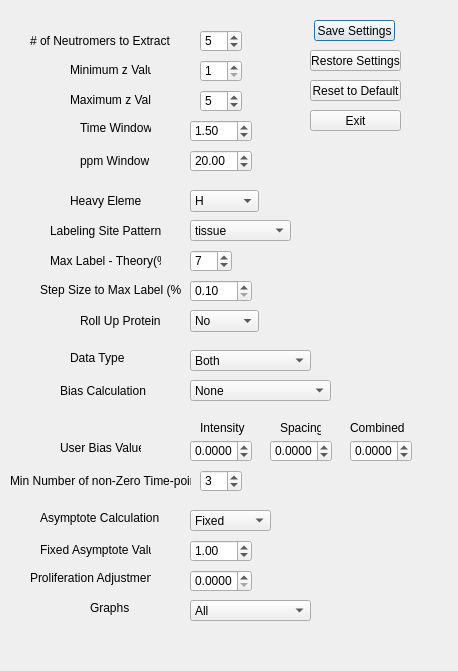
<?xml version="1.0" encoding="UTF-8"?>
<ui version="4.0">
 <class>Dialog</class>
 <widget class="QDialog" name="Dialog">
  <property name="geometry">
   <rect>
    <x>0</x>
    <y>0</y>
    <width>458</width>
    <height>671</height>
   </rect>
  </property>
  <property name="windowTitle">
   <string>Dialog</string>
  </property>
  <widget class="QComboBox" name="GraphOptions">
   <property name="geometry">
    <rect>
     <x>190</x>
     <y>600</y>
     <width>121</width>
     <height>21</height>
    </rect>
   </property>
   <item>
    <property name="text">
     <string>All</string>
    </property>
   </item>
   <item>
    <property name="text">
     <string>Abundance</string>
    </property>
   </item>
   <item>
    <property name="text">
     <string>neutromer spacing</string>
    </property>
   </item>
   <item>
    <property name="text">
     <string>Combined</string>
    </property>
   </item>
   <item>
    <property name="text">
     <string>None</string>
    </property>
   </item>
  </widget>
  <widget class="QLabel" name="CalcMethodLabel">
   <property name="geometry">
    <rect>
     <x>70</x>
     <y>350</y>
     <width>91</width>
     <height>16</height>
    </rect>
   </property>
   <property name="text">
    <string>Data Type</string>
   </property>
  </widget>
  <widget class="QLabel" name="GraphsLabel">
   <property name="geometry">
    <rect>
     <x>90</x>
     <y>600</y>
     <width>51</width>
     <height>16</height>
    </rect>
   </property>
   <property name="text">
    <string>Graphs</string>
   </property>
  </widget>
  <widget class="QComboBox" name="CalculationMethodOptions">
   <property name="geometry">
    <rect>
     <x>190</x>
     <y>350</y>
     <width>121</width>
     <height>21</height>
    </rect>
   </property>
   <item>
    <property name="text">
     <string>Both</string>
    </property>
   </item>
   <item>
    <property name="text">
     <string>Abundance</string>
    </property>
   </item>
   <item>
    <property name="text">
     <string>Neutromer Spacing</string>
    </property>
   </item>
  </widget>
  <widget class="QLabel" name="RollUpLabel">
   <property name="geometry">
    <rect>
     <x>80</x>
     <y>310</y>
     <width>81</width>
     <height>21</height>
    </rect>
   </property>
   <property name="text">
    <string>Roll Up Proteins</string>
   </property>
  </widget>
  <widget class="QComboBox" name="RollUp">
   <property name="geometry">
    <rect>
     <x>190</x>
     <y>310</y>
     <width>69</width>
     <height>22</height>
    </rect>
   </property>
   <item>
    <property name="text">
     <string>No</string>
    </property>
   </item>
   <item>
    <property name="text">
     <string>Yes</string>
    </property>
   </item>
  </widget>
  <widget class="QComboBox" name="HeavyElement">
   <property name="geometry">
    <rect>
     <x>190</x>
     <y>190</y>
     <width>69</width>
     <height>22</height>
    </rect>
   </property>
   <item>
    <property name="text">
     <string>H</string>
    </property>
   </item>
   <item>
    <property name="text">
     <string>C</string>
    </property>
   </item>
   <item>
    <property name="text">
     <string>N</string>
    </property>
   </item>
  </widget>
  <widget class="QLabel" name="HeavyElementLabel">
   <property name="geometry">
    <rect>
     <x>70</x>
     <y>190</y>
     <width>71</width>
     <height>21</height>
    </rect>
   </property>
   <property name="text">
    <string>Heavy Element</string>
   </property>
  </widget>
  <widget class="QComboBox" name="LabelPattern">
   <property name="geometry">
    <rect>
     <x>190</x>
     <y>220</y>
     <width>101</width>
     <height>21</height>
    </rect>
   </property>
   <item>
    <property name="text">
     <string>tissue</string>
    </property>
   </item>
   <item>
    <property name="text">
     <string>culture</string>
    </property>
   </item>
   <item>
    <property name="text">
     <string>global</string>
    </property>
   </item>
  </widget>
  <widget class="QLabel" name="LabellingPatternLabel">
   <property name="geometry">
    <rect>
     <x>50</x>
     <y>220</y>
     <width>111</width>
     <height>21</height>
    </rect>
   </property>
   <property name="text">
    <string>Labeling Site Pattern</string>
   </property>
  </widget>
  <widget class="QLabel" name="StepSizeLabel">
   <property name="geometry">
    <rect>
     <x>40</x>
     <y>280</y>
     <width>141</width>
     <height>20</height>
    </rect>
   </property>
   <property name="text">
    <string>Step Size to Max Label (%)</string>
   </property>
  </widget>
  <widget class="QLabel" name="Maxlabellabel">
   <property name="geometry">
    <rect>
     <x>50</x>
     <y>250</y>
     <width>111</width>
     <height>21</height>
    </rect>
   </property>
   <property name="text">
    <string>Max Label - Theory(%)</string>
   </property>
  </widget>
  <widget class="QLabel" name="mintimepointslabel">
   <property name="geometry">
    <rect>
     <x>10</x>
     <y>470</y>
     <width>181</width>
     <height>21</height>
    </rect>
   </property>
   <property name="text">
    <string>Min Number of non-Zero Time-points</string>
   </property>
  </widget>
  <widget class="QSpinBox" name="TheoryLabel">
   <property name="geometry">
    <rect>
     <x>190</x>
     <y>250</y>
     <width>42</width>
     <height>22</height>
    </rect>
   </property>
   <property name="minimum">
    <number>1</number>
   </property>
   <property name="maximum">
    <number>100</number>
   </property>
   <property name="value">
    <number>7</number>
   </property>
  </widget>
  <widget class="QDoubleSpinBox" name="StepSize">
   <property name="geometry">
    <rect>
     <x>190</x>
     <y>280</y>
     <width>62</width>
     <height>22</height>
    </rect>
   </property>
   <property name="minimum">
    <double>0.100000000000000</double>
   </property>
   <property name="maximum">
    <double>1.000000000000000</double>
   </property>
   <property name="singleStep">
    <double>0.100000000000000</double>
   </property>
   <property name="value">
    <double>0.100000000000000</double>
   </property>
  </widget>
  <widget class="QSpinBox" name="TimePoints">
   <property name="geometry">
    <rect>
     <x>200</x>
     <y>470</y>
     <width>42</width>
     <height>22</height>
    </rect>
   </property>
   <property name="minimum">
    <number>1</number>
   </property>
   <property name="maximum">
    <number>10</number>
   </property>
   <property name="value">
    <number>3</number>
   </property>
  </widget>
  <widget class="QPushButton" name="SaveSettings">
   <property name="geometry">
    <rect>
     <x>314</x>
     <y>20</y>
     <width>81</width>
     <height>21</height>
    </rect>
   </property>
   <property name="text">
    <string>Save Settings</string>
   </property>
  </widget>
  <widget class="QPushButton" name="ExitMenu">
   <property name="geometry">
    <rect>
     <x>310</x>
     <y>110</y>
     <width>91</width>
     <height>21</height>
    </rect>
   </property>
   <property name="text">
    <string>Exit</string>
   </property>
  </widget>
  <widget class="QPushButton" name="ResetToDefaults">
   <property name="geometry">
    <rect>
     <x>310</x>
     <y>80</y>
     <width>91</width>
     <height>21</height>
    </rect>
   </property>
   <property name="text">
    <string>Reset to Default</string>
   </property>
  </widget>
  <widget class="QLabel" name="n_isos_label">
   <property name="geometry">
    <rect>
     <x>30</x>
     <y>30</y>
     <width>141</width>
     <height>21</height>
    </rect>
   </property>
   <property name="text">
    <string># of Neutromers to Extract</string>
   </property>
  </widget>
  <widget class="QLabel" name="lowz_label">
   <property name="geometry">
    <rect>
     <x>70</x>
     <y>60</y>
     <width>81</width>
     <height>20</height>
    </rect>
   </property>
   <property name="text">
    <string>Minimum z Value</string>
   </property>
  </widget>
  <widget class="QLabel" name="high_z_label">
   <property name="geometry">
    <rect>
     <x>70</x>
     <y>90</y>
     <width>81</width>
     <height>20</height>
    </rect>
   </property>
   <property name="text">
    <string>Maximum z Value</string>
   </property>
  </widget>
  <widget class="QLabel" name="time_window_label">
   <property name="geometry">
    <rect>
     <x>80</x>
     <y>120</y>
     <width>71</width>
     <height>16</height>
    </rect>
   </property>
   <property name="text">
    <string>Time Window</string>
   </property>
  </widget>
  <widget class="QLabel" name="ppm_window_label">
   <property name="geometry">
    <rect>
     <x>80</x>
     <y>150</y>
     <width>71</width>
     <height>21</height>
    </rect>
   </property>
   <property name="text">
    <string>ppm Window</string>
   </property>
  </widget>
  <widget class="QSpinBox" name="lowz">
   <property name="geometry">
    <rect>
     <x>200</x>
     <y>60</y>
     <width>42</width>
     <height>22</height>
    </rect>
   </property>
   <property name="minimum">
    <number>1</number>
   </property>
  </widget>
  <widget class="QSpinBox" name="highz">
   <property name="geometry">
    <rect>
     <x>200</x>
     <y>90</y>
     <width>42</width>
     <height>22</height>
    </rect>
   </property>
   <property name="minimum">
    <number>1</number>
   </property>
   <property name="value">
    <number>5</number>
   </property>
  </widget>
  <widget class="QDoubleSpinBox" name="time_window">
   <property name="geometry">
    <rect>
     <x>190</x>
     <y>120</y>
     <width>62</width>
     <height>22</height>
    </rect>
   </property>
   <property name="minimum">
    <double>0.000000000000000</double>
   </property>
   <property name="singleStep">
    <double>0.500000000000000</double>
   </property>
   <property name="value">
    <double>1.500000000000000</double>
   </property>
  </widget>
  <widget class="QDoubleSpinBox" name="ppm_window">
   <property name="geometry">
    <rect>
     <x>190</x>
     <y>150</y>
     <width>62</width>
     <height>22</height>
    </rect>
   </property>
   <property name="minimum">
    <double>0.000000000000000</double>
   </property>
   <property name="maximum">
    <double>9999.989999999999782</double>
   </property>
   <property name="singleStep">
    <double>5.000000000000000</double>
   </property>
   <property name="value">
    <double>20.000000000000000</double>
   </property>
  </widget>
  <widget class="QSpinBox" name="n_isos">
   <property name="geometry">
    <rect>
     <x>200</x>
     <y>30</y>
     <width>42</width>
     <height>22</height>
    </rect>
   </property>
   <property name="minimum">
    <number>4</number>
   </property>
   <property name="value">
    <number>5</number>
   </property>
  </widget>
  <widget class="QPushButton" name="Last_Saved_Settings">
   <property name="geometry">
    <rect>
     <x>310</x>
     <y>50</y>
     <width>91</width>
     <height>21</height>
    </rect>
   </property>
   <property name="text">
    <string>Restore Settings</string>
   </property>
  </widget>
  <widget class="QLabel" name="label">
   <property name="geometry">
    <rect>
     <x>40</x>
     <y>510</y>
     <width>121</width>
     <height>16</height>
    </rect>
   </property>
   <property name="text">
    <string>Asymptote Calculation</string>
   </property>
  </widget>
  <widget class="QLabel" name="label_2">
   <property name="geometry">
    <rect>
     <x>40</x>
     <y>540</y>
     <width>111</width>
     <height>20</height>
    </rect>
   </property>
   <property name="text">
    <string>Fixed Asymptote Value</string>
   </property>
  </widget>
  <widget class="QComboBox" name="asymptote_calc">
   <property name="geometry">
    <rect>
     <x>190</x>
     <y>510</y>
     <width>81</width>
     <height>21</height>
    </rect>
   </property>
   <item>
    <property name="text">
     <string>Fixed</string>
    </property>
   </item>
   <item>
    <property name="text">
     <string>Variable</string>
    </property>
   </item>
  </widget>
  <widget class="QDoubleSpinBox" name="FAValue">
   <property name="geometry">
    <rect>
     <x>190</x>
     <y>540</y>
     <width>62</width>
     <height>22</height>
    </rect>
   </property>
   <property name="minimum">
    <double>0.100000000000000</double>
   </property>
   <property name="maximum">
    <double>2.000000000000000</double>
   </property>
   <property name="singleStep">
    <double>0.100000000000000</double>
   </property>
   <property name="value">
    <double>1.000000000000000</double>
   </property>
  </widget>
  <widget class="QLabel" name="label_3">
   <property name="geometry">
    <rect>
     <x>30</x>
     <y>570</y>
     <width>121</width>
     <height>16</height>
    </rect>
   </property>
   <property name="text">
    <string>Proliferation Adjustment</string>
   </property>
  </widget>
  <widget class="QDoubleSpinBox" name="Prolif_Adjust">
   <property name="geometry">
    <rect>
     <x>190</x>
     <y>570</y>
     <width>62</width>
     <height>22</height>
    </rect>
   </property>
   <property name="decimals">
    <number>4</number>
   </property>
   <property name="maximum">
    <double>1.000000000000000</double>
   </property>
   <property name="singleStep">
    <double>0.001000000000000</double>
   </property>
  </widget>
  <widget class="QDoubleSpinBox" name="intensity_bias_box">
   <property name="geometry">
    <rect>
     <x>190</x>
     <y>440</y>
     <width>62</width>
     <height>22</height>
    </rect>
   </property>
   <property name="decimals">
    <number>4</number>
   </property>
   <property name="minimum">
    <double>-1.000000000000000</double>
   </property>
   <property name="maximum">
    <double>1.000000000000000</double>
   </property>
   <property name="singleStep">
    <double>0.001000000000000</double>
   </property>
  </widget>
  <widget class="QLabel" name="mintimepointslabel_2">
   <property name="geometry">
    <rect>
     <x>60</x>
     <y>440</y>
     <width>81</width>
     <height>16</height>
    </rect>
   </property>
   <property name="text">
    <string>User Bias Value</string>
   </property>
  </widget>
  <widget class="QLabel" name="mintimepointslabel_3">
   <property name="geometry">
    <rect>
     <x>60</x>
     <y>380</y>
     <width>91</width>
     <height>21</height>
    </rect>
   </property>
   <property name="text">
    <string>Bias Calculation</string>
   </property>
  </widget>
  <widget class="QComboBox" name="bias_selection">
   <property name="geometry">
    <rect>
     <x>190</x>
     <y>380</y>
     <width>141</width>
     <height>21</height>
    </rect>
   </property>
   <item>
    <property name="text">
     <string>None</string>
    </property>
   </item>
   <item>
    <property name="text">
     <string>User Defined</string>
    </property>
   </item>
   <item>
    <property name="text">
     <string>DeuteRater Calculated</string>
    </property>
   </item>
  </widget>
  <widget class="QLabel" name="mintimepointslabel_4">
   <property name="geometry">
    <rect>
     <x>200</x>
     <y>420</y>
     <width>51</width>
     <height>16</height>
    </rect>
   </property>
   <property name="text">
    <string>Intensity</string>
   </property>
  </widget>
  <widget class="QLabel" name="mintimepointslabel_5">
   <property name="geometry">
    <rect>
     <x>280</x>
     <y>420</y>
     <width>41</width>
     <height>16</height>
    </rect>
   </property>
   <property name="text">
    <string>Spacing</string>
   </property>
  </widget>
  <widget class="QLabel" name="mintimepointslabel_6">
   <property name="geometry">
    <rect>
     <x>350</x>
     <y>420</y>
     <width>81</width>
     <height>16</height>
    </rect>
   </property>
   <property name="text">
    <string>Combined</string>
   </property>
  </widget>
  <widget class="QDoubleSpinBox" name="spacing_bias_box">
   <property name="geometry">
    <rect>
     <x>270</x>
     <y>440</y>
     <width>62</width>
     <height>22</height>
    </rect>
   </property>
   <property name="decimals">
    <number>4</number>
   </property>
   <property name="minimum">
    <double>-1.000000000000000</double>
   </property>
   <property name="maximum">
    <double>1.000000000000000</double>
   </property>
   <property name="singleStep">
    <double>0.001000000000000</double>
   </property>
  </widget>
  <widget class="QDoubleSpinBox" name="combined_bias_box">
   <property name="geometry">
    <rect>
     <x>350</x>
     <y>440</y>
     <width>62</width>
     <height>22</height>
    </rect>
   </property>
   <property name="decimals">
    <number>4</number>
   </property>
   <property name="minimum">
    <double>-1.000000000000000</double>
   </property>
   <property name="maximum">
    <double>1.000000000000000</double>
   </property>
   <property name="singleStep">
    <double>0.001000000000000</double>
   </property>
  </widget>
 </widget>
 <resources/>
 <connections/>
</ui>
